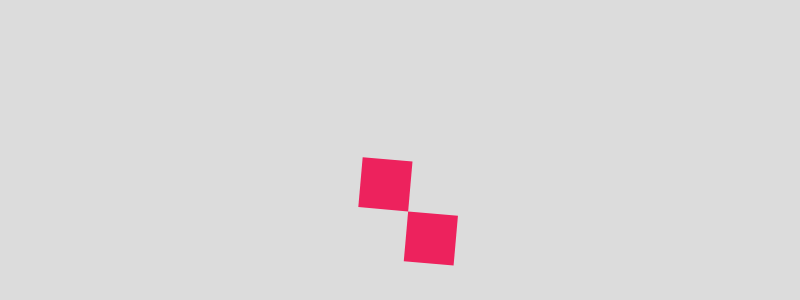
Frame 1 (no input)
Frame 60 (no input): identical to frame 1, image omitted
Frame 120 (the mouse pressed at the canvas centre since frame 60): identical to frame 1, image omitted

The p5.js sketch that drew this single still picture (run headless with seeded random() and noise() and a simulated clock; from frame 60 on, the mouse is pressed at the canvas centre):

// p5.js sketch
// ── sketch.js
/***********************************************************************
  IDEA9101 - IDEA LAB S1 2022 - WEEK 01

  Example of how to run p5.js locally on your computer.
  
  Code source: Simple Shapes p5js.org example.
  Url: https://p5js.org/examples/hello-p5-simple-shapes.html

  Author: Luke Hespanhol
  Date: February 2022
***********************************************************************/



function setup() {
	createCanvas(800, 300);
	rectMode(CENTER);
  angleMode(DEGREES);
}
 
function draw() {
	background(220);

  //声明变量
  var x = width/2;
  var y = height/2;
  var size = 50;

  //矩形
	fill(237, 34, 93);
  noStroke();
  rotate(5);
	rect(x, y, size, size);
	rect(x+50, y+50, size, size);
}
